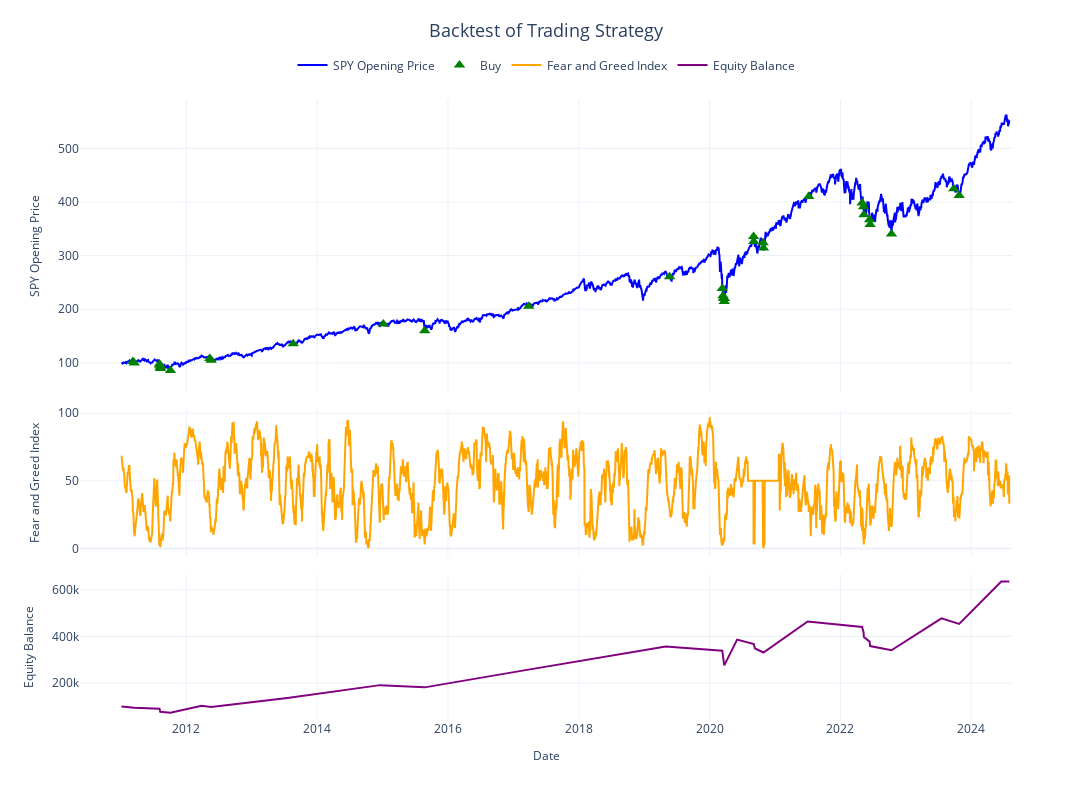

The cell this chart's notebook holds for it:
### Code cell
# Gather the results for the lower risk tolerance strategy
bt2_lowerrisk.plot()

### Figure 1 — Plotly figure (JSON) as saved in the notebook; plotly's stock layout.template omitted (floating-point values rounded to 4 significant figures; data arrays with more than 128 entries replaced by an {"elided": "..."} marker saying what was removed)
{"data": [{"line": {"color": "blue"}, "mode": "lines", "name": "SPY Opening Price", "type": "scatter", "x": {"elided": "3417 str values"}, "xaxis": "x", "y": {"elided": "3417 float values"}, "yaxis": "y"}, {"marker": {"color": "green", "size": 10, "symbol": "triangle-up"}, "mode": "markers", "name": "Buy", "type": "scatter", "x": ["2011-03-08T00:00:00", "2011-03-16T00:00:00", "2011-08-04T00:00:00", "2011-08-05T00:00:00", "2011-08-08T00:00:00", "2011-08-09T00:00:00", "2011-10-04T00:00:00", "2012-05-11T00:00:00", "2012-05-18T00:00:00", "2013-08-20T00:00:00", "2015-01-05T00:00:00", "2015-08-24T00:00:00", "2017-03-27T00:00:00", "2019-05-23T00:00:00", "2020-03-12T00:00:00", "2020-03-16T00:00:00", "2020-03-18T00:00:00", "2020-03-23T00:00:00", "2020-03-24T00:00:00", "2020-09-03T00:00:00", "2020-09-04T00:00:00", "2020-10-26T00:00:00", "2020-10-28T00:00:00", "2021-07-08T00:00:00", "2022-05-02T00:00:00", "2022-05-10T00:00:00", "2022-05-12T00:00:00", "2022-06-13T00:00:00", "2022-06-16T00:00:00", "2022-10-13T00:00:00", "2023-09-26T00:00:00", "2023-10-26T00:00:00"], "xaxis": "x", "y": [102.5, 99.82, 97.82, 95.73, 91.92, 89.69, 85.63, 108.0, 104.9, 135.5, 172.6, 160.0, 205.3, 260.4, 238.9, 225.0, 220.4, 214.2, 220.0, 335.5, 326.3, 323.8, 314.3, 410.2, 398.1, 390.8, 376.2, 367.0, 358.0, 340.2, 424.7, 412.1], "yaxis": "y"}, {"marker": {"color": "red", "size": 10, "symbol": "triangle-down"}, "mode": "markers", "name": "Sell", "type": "scatter", "x": [], "xaxis": "x", "y": [], "yaxis": "y"}, {"line": {"color": "orange"}, "mode": "lines", "name": "Fear and Greed Index", "type": "scatter", "x": {"elided": "3417 str values"}, "xaxis": "x2", "y": {"elided": "3417 int values"}, "yaxis": "y2"}, {"line": {"color": "purple"}, "mode": "lines", "name": "Equity Balance", "type": "scatter", "x": ["2011-01-03T00:00:00", "2011-03-16T00:00:00", "2011-08-04T00:00:00", "2011-08-05T00:00:00", "2011-08-05T00:00:00", "2011-08-08T00:00:00", "2011-10-04T00:00:00", "2012-03-26T00:00:00", "2012-05-18T00:00:00", "2013-07-18T00:00:00", "2014-12-18T00:00:00", "2015-08-24T00:00:00", "2017-03-01T00:00:00", "2019-05-01T00:00:00", "2020-03-12T00:00:00", "2020-03-16T00:00:00", "2020-03-18T00:00:00", "2020-03-23T00:00:00", "2020-03-23T00:00:00", "2020-06-03T00:00:00", "2020-09-04T00:00:00", "2020-09-11T00:00:00", "2020-10-28T00:00:00", "2021-07-02T00:00:00", "2022-05-02T00:00:00", "2022-05-10T00:00:00", "2022-05-12T00:00:00", "2022-06-13T00:00:00", "2022-06-16T00:00:00", "2022-10-13T00:00:00", "2023-07-19T00:00:00", "2023-10-26T00:00:00", "2024-06-17T00:00:00", "2024-08-01T00:00:00"], "xaxis": "x3", "y": [100000, 95010.0, 90260.0, 85750.0, 81470.0, 77390.0, 73520.0, 102900.0, 97780.0, 136900.0, 191600.0, 182000.0, 254700.0, 356600.0, 338800.0, 321800.0, 305800.0, 290500.0, 276000.0, 386300.0, 367000.0, 348700.0, 331200.0, 463700.0, 440500.0, 418500.0, 397600.0, 377700.0, 358800.0, 340900.0, 477200.0, 453400.0, 634700.0, 634700.0], "yaxis": "y3"}], "layout": {"height": 800, "legend": {"orientation": "h", "x": 0.5, "xanchor": "center", "y": 1.08}, "title": {"font": {"size": 18}, "text": "Backtest of Trading Strategy", "x": 0.5, "y": 0.97}, "width": 1150, "xaxis": {"anchor": "y", "domain": [0, 1], "matches": "x3", "showticklabels": false}, "xaxis2": {"anchor": "y2", "domain": [0, 1], "matches": "x3", "showticklabels": false}, "xaxis3": {"anchor": "y3", "domain": [0, 1], "title": {"font": {"size": 12}, "text": "Date"}}, "yaxis": {"anchor": "x", "domain": [0.53, 1], "title": {"font": {"size": 12}, "text": "SPY Opening Price"}}, "yaxis2": {"anchor": "x2", "domain": [0.265, 0.5], "title": {"font": {"size": 12}, "text": "Fear and Greed Index"}}, "yaxis3": {"anchor": "x3", "domain": [0, 0.235], "title": {"font": {"size": 12}, "text": "Equity Balance"}}}}
